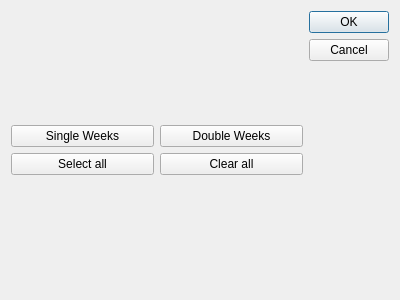
<?xml version="1.0" encoding="UTF-8"?>
<ui version="4.0">
 <class>selectWeekDialog</class>
 <widget class="QDialog" name="selectWeekDialog">
  <property name="geometry">
   <rect>
    <x>0</x>
    <y>0</y>
    <width>400</width>
    <height>300</height>
   </rect>
  </property>
  <property name="windowTitle">
   <string>Select week</string>
  </property>
  <layout class="QHBoxLayout" name="horizontalLayout_2">
   <item>
    <layout class="QVBoxLayout" name="verticalLayout">
     <property name="bottomMargin">
      <number>0</number>
     </property>
     <item>
      <layout class="QGridLayout" name="gridLayout"/>
     </item>
     <item>
      <layout class="QGridLayout" name="gridLayout_2">
       <item row="0" column="0">
        <widget class="QPushButton" name="singleButton">
         <property name="sizePolicy">
          <sizepolicy hsizetype="Minimum" vsizetype="Fixed">
           <horstretch>0</horstretch>
           <verstretch>0</verstretch>
          </sizepolicy>
         </property>
         <property name="text">
          <string>Single Weeks</string>
         </property>
        </widget>
       </item>
       <item row="0" column="1">
        <widget class="QPushButton" name="doubleButton">
         <property name="text">
          <string>Double Weeks</string>
         </property>
        </widget>
       </item>
       <item row="1" column="0">
        <widget class="QPushButton" name="selectAllButton">
         <property name="text">
          <string>Select all</string>
         </property>
        </widget>
       </item>
       <item row="1" column="1">
        <widget class="QPushButton" name="clearAllButton">
         <property name="text">
          <string>Clear all</string>
         </property>
        </widget>
       </item>
      </layout>
     </item>
    </layout>
   </item>
   <item>
    <widget class="QDialogButtonBox" name="buttonBox">
     <property name="orientation">
      <enum>Qt::Vertical</enum>
     </property>
     <property name="standardButtons">
      <set>QDialogButtonBox::Cancel|QDialogButtonBox::Ok</set>
     </property>
    </widget>
   </item>
  </layout>
 </widget>
 <resources/>
 <connections>
  <connection>
   <sender>buttonBox</sender>
   <signal>accepted()</signal>
   <receiver>selectWeekDialog</receiver>
   <slot>accept()</slot>
   <hints>
    <hint type="sourcelabel">
     <x>248</x>
     <y>254</y>
    </hint>
    <hint type="destinationlabel">
     <x>157</x>
     <y>274</y>
    </hint>
   </hints>
  </connection>
  <connection>
   <sender>buttonBox</sender>
   <signal>rejected()</signal>
   <receiver>selectWeekDialog</receiver>
   <slot>reject()</slot>
   <hints>
    <hint type="sourcelabel">
     <x>316</x>
     <y>260</y>
    </hint>
    <hint type="destinationlabel">
     <x>286</x>
     <y>274</y>
    </hint>
   </hints>
  </connection>
 </connections>
</ui>
